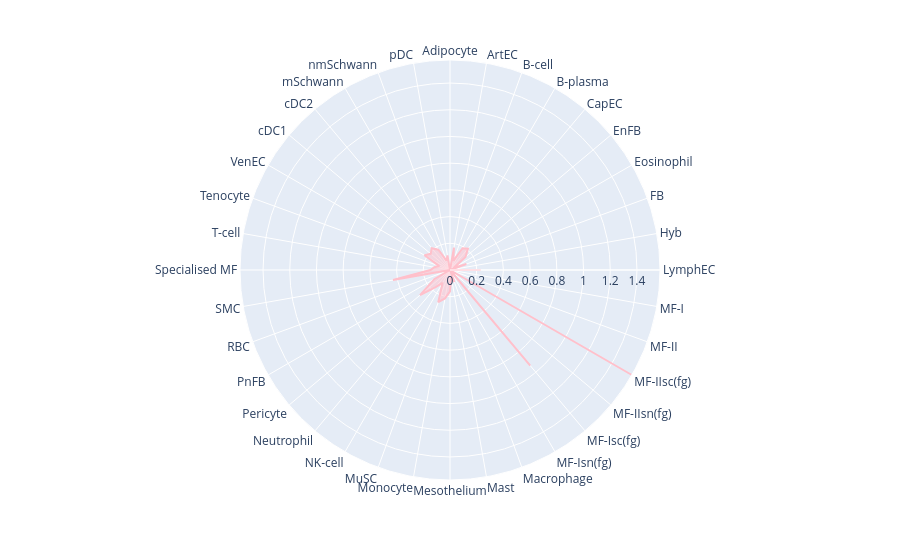

The code cell stored with this chart in its notebook:
### Code cell
print_radar_spyder(gene="ALDOA", expression=expression_cell)

### Figure 1 — Plotly figure (JSON) as saved in the notebook; plotly's stock layout.template omitted (floating-point values rounded to 4 significant figures)
{"data": [{"fill": "toself", "hovertemplate": "ALDOA=%{r}<br>theta=%{theta}<extra></extra>", "legendgroup": "", "line": {"color": "pink", "dash": "solid"}, "marker": {"symbol": "circle"}, "mode": "lines", "name": "", "r": [0, 0.1703, 0.07277, 0.1886, 0.2087, 0.1515, 0.03104, 0.1307, 0, 0.2305, 8.84e-05, 3.78e-05, 1.573, 0, 0.9346, 0, 0.09583, 0.05107, 0.1604, 0.216, 0.2568, 0.1113, 0.1676, 0.2929, 0.134, 0, 0.4337, 0.1466, 0.1189, 0.08567, 0.2201, 0.1884, 0.2134, 0.1751, 0.07516, 0.1103, 0], "showlegend": false, "subplot": "polar", "theta": ["Adipocyte", "ArtEC", "B-cell", "B-plasma", "CapEC", "EnFB", "Eosinophil", "FB", "Hyb", "LymphEC", "MF-I", "MF-II", "MF-IIsc(fg)", "MF-IIsn(fg)", "MF-Isc(fg)", "MF-Isn(fg)", "Macrophage", "Mast", "Mesothelium", "Monocyte", "MuSC", "NK-cell", "Neutrophil", "Pericyte", "PnFB", "RBC", "SMC", "Specialised MF", "T-cell", "Tenocyte", "VenEC", "cDC1", "cDC2", "mSchwann", "nmSchwann", "pDC", "Adipocyte"], "type": "scatterpolar"}], "layout": {"autosize": true, "legend": {"tracegroupgap": 0}, "margin": {"t": 60}, "polar": {"angularaxis": {"direction": "clockwise", "rotation": 90, "type": "category"}, "domain": {"x": [0, 1], "y": [0, 1]}, "radialaxis": {"autorange": true, "range": [0, 1.573], "type": "linear"}}}}
